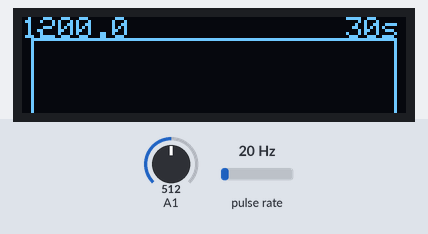
The sketch below on a simulated Arduino Uno, built with avr-gcc and run on an emulated ATmega328P. Shown: 128×32 one-colour display. Wiring (inferred from the names in the program): pulse sensor: data pin 2. The test bench sets the inputs (shaded band); at power-on: A1 = 512, pulse rate 20 Hz. What the sketch prints to the serial monitor is not drawn.

Above: at 60.1 s.

The sketch:

geiger_oled.ino
```cpp
// Include the libraries for the OLED display and the Geiger counter
#include <Wire.h>
#include <Adafruit_GFX.h>
#include <Adafruit_SSD1306.h>
#include <SPI.h>

// Define the pins for the OLED display
#define OLED_RESET 4
Adafruit_SSD1306 display(OLED_RESET);

// Define the pins for the Geiger counter
#define GEIGER_INT 2 // Interrupt pin
#define GEIGER_VCC 3 // Power pin

// Define some constants for the Geiger counter
#define MAX_PERIOD 60000 // Maximum period for counting (ms)
#define CONVERSION_FACTOR 151.0 // Conversion factor from CPM to uSv/h for M4011 tube

// Define some variables for the Geiger counter
volatile unsigned long counts = 0; // Number of counts
unsigned long previousMillis = 0; // Previous time stamp
unsigned long period = 0; // Current period
float cpm = 0; // Counts per minute
float dose = 0; // Dose rate in uSv/h

// Define some constants for the OLED display
#define SCREEN_WIDTH 128 // OLED display width, in pixels
#define SCREEN_HEIGHT 32 // OLED display height, in pixels
#define GRAPH_HEIGHT 24 // Graph height, in pixels
#define GRAPH_WIDTH 120 // Graph width, in pixels
#define GRAPH_X 4 // Graph x position, in pixels
#define GRAPH_Y 8 // Graph y position, in pixels

// Define some variables for the OLED display
int knobValue = 0; // Value of the knob connected to A1 pin
int timeBase = 0; // Time base of the graph, in seconds
int pixelIndex = 0; // Current pixel index of the graph
int pixelValue[GRAPH_WIDTH]; // Array of pixel values for the graph

// Interrupt service routine for counting pulses from the Geiger tube
void countPulse() {
  counts++; // Increment the count by one
}

// Setup function runs once when the Arduino starts
void setup() {
  Serial.begin(9600); // Start serial communication at 9600 baud rate

  pinMode(GEIGER_VCC, OUTPUT); // Set the Geiger power pin as output
  digitalWrite(GEIGER_VCC, HIGH); // Turn on the Geiger power

  pinMode(GEIGER_INT, INPUT); // Set the Geiger interrupt pin as input
  attachInterrupt(digitalPinToInterrupt(GEIGER_INT), countPulse, FALLING); // Attach an interrupt to count pulses

  display.begin(SSD1306_SWITCHCAPVCC, 0x3C); // Initialize the OLED display with I2C address 0x3C

  display.clearDisplay(); // Clear the display buffer
  display.setTextSize(1); // Set text size to 1
  display.setTextColor(WHITE); // Set text color to white

}

// Loop function runs repeatedly after setup is done
void loop() {

  unsigned long currentMillis = millis(); // Get the current time in milliseconds

  if (currentMillis - previousMillis >= MAX_PERIOD) { // If the maximum period is reached

    period = currentMillis - previousMillis; // Calculate the actual period

    cpm = counts / (period / 60000.0); // Calculate the counts per minute

    dose = cpm / CONVERSION_FACTOR; // Calculate the dose rate in uSv/h

    Serial.print("CPM: "); // Print CPM to serial monitor
    Serial.println(cpm);

    Serial.print("Dose: "); // Print dose to serial monitor
    Serial.print(dose);
    Serial.println(" uSv/h");

    previousMillis = currentMillis; // Update the previous time stamp

    counts = 0; // Reset the counts

    updateGraph(); // Update the graph on the OLED display

    display.setCursor(0,0); // Set cursor to top left corner
    display.print(cpm, 1); // Print CPM value with one decimal place

    display.display(); // Display the buffer on screen

    display.fillRect(0,8,GRAPH_X-1,GRAPH_HEIGHT+1,BLACK); // Clear the area below CPM value


  }

}

// Function to update the graph on the OLED display
void updateGraph() {

  knobValue = analogRead(A1); // Read the value of the knob connected to A1 pin

  timeBase = map(knobValue, 0, 1023, 1, 60); // Map the knob value to a time base between 1 and 60 seconds

  pixelIndex++; // Increment the pixel index by one

  if (pixelIndex >= GRAPH_WIDTH) { // If the pixel index reaches the graph width
    pixelIndex = 0; // Reset the pixel index to zero
  }

  pixelValue[pixelIndex] = map(cpm, 0, 1000, GRAPH_HEIGHT, 0); // Map the CPM value to a pixel value between graph height and zero

  display.drawLine(GRAPH_X + pixelIndex, GRAPH_Y, GRAPH_X + pixelIndex, GRAPH_Y + GRAPH_HEIGHT, BLACK); // Clear the current column of the graph

  display.drawPixel(GRAPH_X + pixelIndex, GRAPH_Y + pixelValue[pixelIndex], WHITE); // Draw a pixel at the current CPM value

  display.drawRect(GRAPH_X - 1, GRAPH_Y - 1, GRAPH_WIDTH + 2, GRAPH_HEIGHT + 2, WHITE); // Draw a rectangle around the graph

  display.setCursor(GRAPH_X + GRAPH_WIDTH - 16,0); // Set cursor to top right corner
  display.print(timeBase); // Print the time base value
  display.print("s"); // Print the unit of time base

}


//Source: Conversation with Bing, 4/29/2023
//(1) Arduino DIY Geiger Counter : 12 Steps (with Pictures) - Instructables. https://www.instructables.com/Arduino-DIY-Geiger-Counter/.
//(2) Geiger Counter With Arduino Uno - Instructables. https://www.instructables.com/Geiger-Counter/.
//(3) Arduino Geiger Counter : 6 Steps - Instructables. https://www.instructables.com/Arduino-Geiger-Counter/.
//(4) Arduino Library & Examples | Monochrome OLED Breakouts | Adafruit .... https://learn.adafruit.com/monochrome-oled-breakouts/arduino-library-and-examples.
//(5) Monochrome 128x32 I2C OLED graphic display : ID 931 - Adafruit Industries. https://www.adafruit.com/product/931.
//(6) Wiring 128x32 I2C Display | Monochrome OLED Breakouts | Adafruit .... https://learn.adafruit.com/monochrome-oled-breakouts/wiring-128x32-i2c-display.
```
